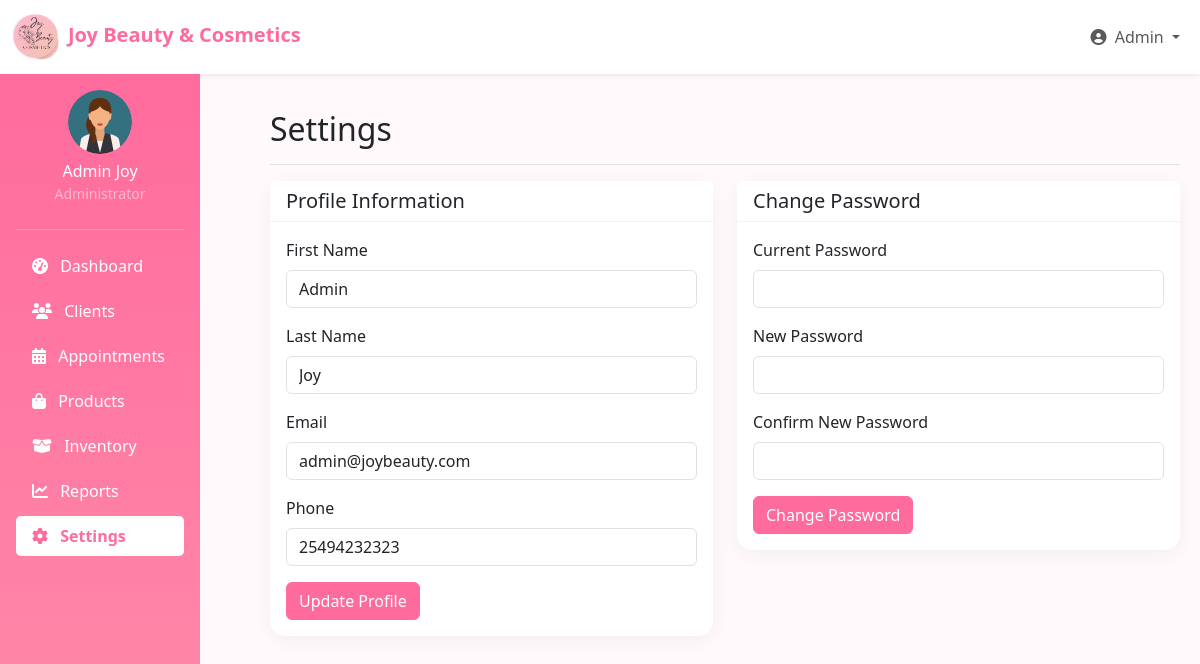
The app's page /pages/admin/dashboard.php?tab=settings (signed in) with its own data.
### tables this page shows
CREATE TABLE IF NOT EXISTS `users` (
  `user_id` int NOT NULL AUTO_INCREMENT,
  `first_name` varchar(50) NOT NULL,
  `last_name` varchar(50) NOT NULL,
  `email` varchar(100) NOT NULL,
  `password` varchar(255) NOT NULL,
  `phone` varchar(20) DEFAULT NULL,
  `address` text,
  `user_type` enum('admin','client') NOT NULL DEFAULT 'client',
  `created_at` timestamp NULL DEFAULT CURRENT_TIMESTAMP,
  `updated_at` timestamp NULL DEFAULT CURRENT_TIMESTAMP ON UPDATE CURRENT_TIMESTAMP,
  PRIMARY KEY (`user_id`),
  UNIQUE KEY `email` (`email`)
);

### backend/config.php (called while the page is built, shortened)
<?php
function sanitizeInput($data) {
    return htmlspecialchars(strip_tags(trim($data)));
}
?>

### pages/admin/dashboard.php (the view, shortened to what this page needs)
<?php
require_once '../../backend/config.php';
$activeTab = isset($_GET['tab']) ? sanitizeInput($_GET['tab']) : 'dashboard';
try {
    if ($activeTab === 'dashboard') {
        $stmt = $pdo->prepare("SELECT COUNT(*) FROM appointments WHERE appointment_date = CURDATE()");
        $stmt->execute();
        $todayAppointments = $stmt->fetchColumn();
        $stmt = $pdo->prepare("SELECT COUNT(*) FROM users WHERE user_type = 'client' AND MONTH(created_at) = MONTH(CURDATE())");
        $stmt->execute();
        $newClients = $stmt->fetchColumn();
        $stmt = $pdo->prepare("SELECT COUNT(*) FROM products WHERE stock_quantity < 5");
        $stmt->execute();
        $lowStock = $stmt->fetchColumn();
        $stmt = $pdo->prepare("SELECT SUM(total_amount) FROM sales WHERE MONTH(sale_date) = MONTH(CURDATE())");
        $stmt->execute();
        $monthlyRevenue = $stmt->fetchColumn() ?? 0;
        $stmt = $pdo->prepare("SELECT a.*, u.first_name, u.last_name, s.name as service_name
                              FROM appointments a
                              JOIN users u ON a.user_id = u.user_id
                              JOIN services s ON a.service_id = s.service_id
                              ORDER BY a.appointment_date DESC, a.start_time DESC
                              LIMIT 5");
        $stmt->execute();
        $recentAppointments = $stmt->fetchAll();
    }
    elseif ($activeTab === 'settings') {
        $stmt = $pdo->prepare("SELECT * FROM users WHERE user_id = ?");
        $stmt->execute([$_SESSION['user_id']]);
        $userData = $stmt->fetch();
    }
} catch(PDOException $e) {
    $error = "Database error: " . $e->getMessage();
}
?>
<!DOCTYPE html>
<html lang="en">
<head>
    <link rel="stylesheet" href="https://cdnjs.cloudflare.com/ajax/libs/font-awesome/6.4.0/css/all.min.css">
    <link href="https://cdn.jsdelivr.net/npm/bootstrap@5.3.0/dist/css/bootstrap.min.css" rel="stylesheet">
</head>
<body>
    <nav class="navbar navbar-expand-lg navbar-light bg-white shadow-sm">
        <div class="container-fluid">
            <a class="navbar-brand" href="#">
                <img src="../../images/logo.png" alt="Logo" style="width:48px; object-fit:contain; margin-right:8px; vertical-align:middle;">Joy Beauty & Cosmetics
            </a>
            <div class="collapse navbar-collapse" id="navbarNav">
                <ul class="navbar-nav ms-auto">
                    <li class="nav-item dropdown">
                        <a class="nav-link dropdown-toggle" href="#" id="navbarDropdown" role="button" data-bs-toggle="dropdown">
                            <i class="fas fa-user-circle me-1"></i> <?php echo $_SESSION['first_name']; ?>
                        </a>
                    </li>
                </ul>
            </div>
        </div>
    </nav>
    <div class="sidebar col-md-3 col-lg-2 d-md-block p-3">
        <div class="text-center mb-4">
            <img src="../../images/user.png" width="64" class="rounded-circle mb-2" alt="Profile">
            <h6 class="mb-0"><?php echo $_SESSION['first_name'] . ' ' . $_SESSION['last_name']; ?></h6>
            <small class="text-white-50">Administrator</small>
        </div>
        <hr class="bg-white">
        <ul class="nav flex-column">
            <li class="nav-item">
                <a class="nav-link <?php echo $activeTab === 'dashboard' ? 'active' : ''; ?>" href="?tab=dashboard">
                    <i class="fas fa-tachometer-alt me-2"></i> Dashboard
                </a>
            </li>
            <li class="nav-item">
                <a class="nav-link <?php echo $activeTab === 'clients' ? 'active' : ''; ?>" href="?tab=clients">
                    <i class="fas fa-users me-2"></i> Clients
                </a>
            </li>
            <li class="nav-item">
                <a class="nav-link <?php echo $activeTab === 'appointments' ? 'active' : ''; ?>" href="?tab=appointments">
                    <i class="fas fa-calendar-alt me-2"></i> Appointments
                </a>
            </li>
            <li class="nav-item">
                <a class="nav-link <?php echo $activeTab === 'products' ? 'active' : ''; ?>" href="?tab=products">
                    <i class="fas fa-shopping-bag me-2"></i> Products
                </a>
            </li>
            <li class="nav-item">
                <a class="nav-link <?php echo $activeTab === 'inventory' ? 'active' : ''; ?>" href="?tab=inventory">
                    <i class="fas fa-box-open me-2"></i> Inventory
                </a>
            </li>
            <li class="nav-item">
                <a class="nav-link <?php echo $activeTab === 'reports' ? 'active' : ''; ?>" href="?tab=reports">
                    <i class="fas fa-chart-line me-2"></i> Reports
                </a>
            </li>
            <li class="nav-item">
                <a class="nav-link <?php echo $activeTab === 'settings' ? 'active' : ''; ?>" href="?tab=settings">
                    <i class="fas fa-cog me-2"></i> Settings
                </a>
            </li>
        </ul>
    </div>
    <main class="main-content">
        <?php if ($activeTab === 'settings'): ?>
        <div class="d-flex justify-content-between flex-wrap flex-md-nowrap align-items-center pt-3 pb-2 mb-3 border-bottom">
            <h1 class="h2">Settings</h1>
        </div>
        <div class="row">
            <div class="col-md-6">
                <div class="card mb-4">
                    <div class="card-header">
                        <h5 class="mb-0">Profile Information</h5>
                    </div>
                    <div class="card-body">
                        <form method="POST">
                            <div class="mb-3">
                                <label for="first_name" class="form-label">First Name</label>
                                <input type="text" class="form-control" id="first_name" name="first_name" value="<?php echo $userData['first_name']; ?>" required>
                            </div>
                            <div class="mb-3">
                                <label for="last_name" class="form-label">Last Name</label>
                                <input type="text" class="form-control" id="last_name" name="last_name" value="<?php echo $userData['last_name']; ?>" required>
                            </div>
                            <div class="mb-3">
                                <label for="email" class="form-label">Email</label>
                                <input type="email" class="form-control" id="email" name="email" value="<?php echo $userData['email']; ?>" required>
                            </div>
                            <div class="mb-3">
                                <label for="phone" class="form-label">Phone</label>
                                <input type="tel" class="form-control" id="phone" name="phone" value="<?php echo $userData['phone'] ?? ''; ?>">
                            </div>
                            <button type="submit" name="update_profile" class="btn btn-primary">Update Profile</button>
                        </form>
                    </div>
                </div>
            </div>
            <div class="col-md-6">
                <div class="card">
                    <div class="card-header">
                        <h5 class="mb-0">Change Password</h5>
                    </div>
                    <div class="card-body">
                        <form method="POST">
                            <div class="mb-3">
                                <label for="current_password" class="form-label">Current Password</label>
                                <input type="password" class="form-control" id="current_password" name="current_password" required>
                            </div>
                            <div class="mb-3">
                                <label for="new_password" class="form-label">New Password</label>
                                <input type="password" class="form-control" id="new_password" name="new_password" required>
                            </div>
                            <div class="mb-3">
                                <label for="confirm_password" class="form-label">Confirm New Password</label>
                                <input type="password" class="form-control" id="confirm_password" name="confirm_password" required>
                            </div>
                            <button type="submit" name="change_password" class="btn btn-primary">Change Password</button>
                        </form>
                    </div>
                </div>
            </div>
        </div>
        <?php endif; ?>
    </main>
</body>
</html>

### pages/admin/dashboard.php (style rules this page uses)
:root { --primary-color: #ff6b9d; --secondary-color: #ffd6e5; --dark-color: #333; --light-color: #f8f9fa; }
body { font-family: 'Segoe UI', Tahoma, Geneva, Verdana, sans-serif; background-color: #fff9fb; }
.navbar-brand { font-weight: 700; color: var(--primary-color) !important; }
.sidebar { background: linear-gradient(180deg, #ff6b9d, #ff8fab); color: white; height: 100vh; position: fixed; }
.sidebar .nav-link { color: white; margin-bottom: 5px; border-radius: 5px; }
.sidebar .nav-link.active { background-color: white; color: var(--primary-color) !important; font-weight: 600; }
.main-content { margin-left: 250px; padding: 20px; }
.card { border-radius: 15px; border: none; box-shadow: 0 4px 20px rgba(0, 0, 0, 0.05); }
.card-header { background-color: white; border-bottom: 1px solid rgba(0, 0, 0, 0.05); font-weight: 600; }
.btn-primary { background-color: var(--primary-color); border-color: var(--primary-color); }

### records on screen
users: first_name "Admin", last_name "Joy", email "admin@joybeauty.com", phone "25494232323"

### other values on screen
$_SESSION['first_name'] "Admin"
$_SESSION['last_name'] "Joy"
